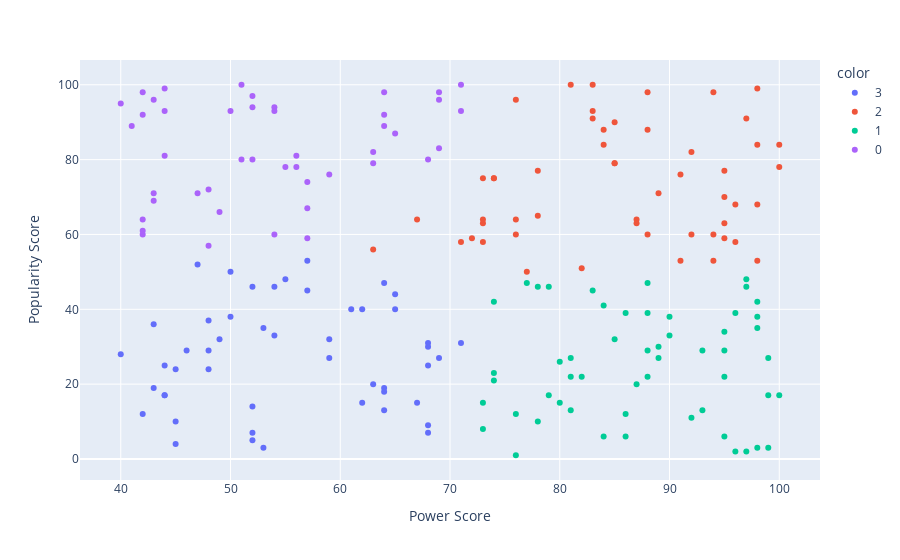

The cell this chart's notebook holds for it:
### Code cell
fig =  px.scatter(data_frame=unfile,x='Power Score',y='Popularity Score',color=unfile['kmean_cluster'].astype('str'))
fig.show()

### Figure 1 — Plotly figure (JSON) as saved in the notebook; plotly's stock layout.template omitted (floating-point values rounded to 4 significant figures)
{"data": [{"hovertemplate": "color=3<br>Power Score=%{x}<br>Popularity Score=%{y}<extra></extra>", "legendgroup": "3", "marker": {"color": "#636efa", "symbol": "circle"}, "mode": "markers", "name": "3", "orientation": "v", "showlegend": true, "type": "scatter", "x": [65, 62, 54, 43, 61, 55, 69, 52, 52, 57, 71, 68, 68, 64, 59, 44, 53, 40, 48, 63, 45, 50, 52, 64, 46, 43, 47, 68, 49, 45, 62, 48, 59, 64, 53, 50, 68, 48, 42, 64, 44, 54, 65, 57, 45, 52, 67, 44, 68], "xaxis": "x", "y": [40, 40, 33, 19, 40, 48, 27, 7, 5, 45, 31, 30, 31, 13, 27, 17, 35, 28, 37, 20, 10, 50, 14, 47, 29, 36, 52, 7, 32, 4, 15, 29, 32, 19, 3, 38, 25, 24, 12, 18, 17, 46, 44, 53, 24, 46, 15, 25, 9], "yaxis": "y"}, {"hovertemplate": "color=2<br>Power Score=%{x}<br>Popularity Score=%{y}<extra></extra>", "legendgroup": "2", "marker": {"color": "#EF553B", "symbol": "circle"}, "mode": "markers", "name": "2", "orientation": "v", "showlegend": true, "type": "scatter", "x": [94, 83, 78, 88, 72, 94, 81, 73, 94, 71, 91, 92, 83, 95, 83, 88, 84, 95, 76, 87, 92, 85, 96, 98, 97, 76, 78, 85, 73, 91, 98, 85, 82, 73, 96, 88, 74, 100, 98, 74, 63, 95, 100, 73, 67, 98, 77, 87, 76, 89, 84, 95], "xaxis": "x", "y": [98, 91, 77, 88, 59, 53, 100, 63, 60, 58, 53, 82, 100, 77, 93, 60, 88, 70, 96, 63, 60, 79, 68, 68, 91, 64, 65, 90, 64, 76, 99, 79, 51, 75, 58, 98, 75, 78, 84, 75, 56, 59, 84, 58, 64, 53, 50, 64, 60, 71, 84, 63], "yaxis": "y"}, {"hovertemplate": "color=1<br>Power Score=%{x}<br>Popularity Score=%{y}<extra></extra>", "legendgroup": "1", "marker": {"color": "#00cc96", "symbol": "circle"}, "mode": "markers", "name": "1", "orientation": "v", "showlegend": true, "type": "scatter", "x": [95, 84, 81, 83, 74, 98, 74, 98, 78, 85, 88, 96, 86, 96, 78, 89, 88, 100, 76, 82, 99, 95, 93, 92, 90, 84, 80, 97, 95, 93, 86, 88, 97, 88, 81, 89, 74, 77, 86, 76, 80, 95, 98, 73, 81, 79, 73, 99, 98, 99, 87, 79, 90, 97], "xaxis": "x", "y": [6, 41, 13, 45, 42, 38, 23, 42, 10, 32, 39, 2, 12, 39, 46, 30, 22, 17, 12, 22, 17, 22, 29, 11, 33, 6, 26, 46, 29, 13, 39, 29, 2, 47, 22, 27, 21, 47, 6, 1, 15, 34, 35, 15, 27, 46, 8, 27, 3, 3, 20, 17, 38, 48], "yaxis": "y"}, {"hovertemplate": "color=0<br>Power Score=%{x}<br>Popularity Score=%{y}<extra></extra>", "legendgroup": "0", "marker": {"color": "#ab63fa", "symbol": "circle"}, "mode": "markers", "name": "0", "orientation": "v", "showlegend": true, "type": "scatter", "x": [68, 64, 52, 57, 41, 55, 49, 69, 40, 69, 42, 69, 43, 57, 64, 54, 54, 43, 51, 63, 59, 65, 42, 44, 44, 57, 56, 42, 71, 52, 48, 43, 42, 51, 48, 54, 64, 50, 63, 47, 44, 52, 56, 71, 42], "xaxis": "x", "y": [80, 92, 97, 59, 89, 78, 66, 96, 95, 98, 64, 83, 71, 74, 98, 94, 93, 96, 100, 82, 76, 87, 98, 81, 99, 67, 81, 92, 93, 80, 57, 69, 61, 80, 72, 60, 89, 93, 79, 71, 93, 94, 78, 100, 60], "yaxis": "y"}], "layout": {"legend": {"title": {"text": "color"}, "tracegroupgap": 0}, "margin": {"t": 60}, "xaxis": {"anchor": "y", "domain": [0, 1], "title": {"text": "Power Score"}}, "yaxis": {"anchor": "x", "domain": [0, 1], "title": {"text": "Popularity Score"}}}}
